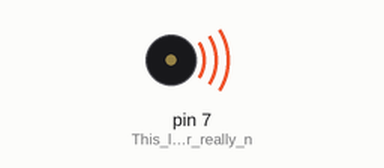
Bench run of a sketch on a simulated Arduino Uno, built with avr-gcc and run on an emulated ATmega328P. Shown: buzzer (waves = sounding).

Above: at 0.5 s.
Timing chart, 0 to 19.5 s (numbered marks = the images above):
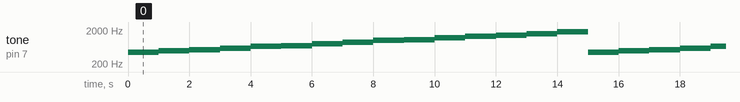

The sketch:

lab6.ino
```cpp
void setup() {

pinMode(7, OUTPUT); // This line is nor really necessary for the program to function, you can experiment by removing this line ad running the code

}

void loop() {

// the tone function takes three parameters (the pin number, the tone frequency, the number of seconds to sound)

tone(7, 440, 2000); //A

delay(1000);

tone(7, 494, 2000); //B

delay(1000);

tone(7, 523, 2000); //C

delay(1000);

tone(7, 587, 2000); //D

delay(1000);

tone(7, 659, 2000); //E

delay(1000);

tone(7, 698, 2000); //F

delay(1000);

tone(7, 784, 2000); //G

delay(1000);

tone(7, 880, 2000); //A

delay(1000);

//Playing the melodies an octave higher

tone(7, 494*2, 2000);

delay(1000);

tone(7, 523*2, 2000);

delay(1000);

tone(7, 587*2, 2000);

delay(1000);

tone(7, 659*2, 2000);

delay(1000);

tone(7, 698*2, 2000);

delay(1000);

tone(7, 784*2, 2000);

delay(1000);

tone(7, 880*2, 2000);

delay(1000);

//You can use the notone() function instead of the delay()

}
```

Measured:
- by itself, tone on pin 7 (This_line_is_nor_really_n): repeats every 15.0 s: 494 Hz 1.0 s, 523 Hz 1.0 s, 587 Hz 1.0 s, 659 Hz 1.0 s, 698 Hz 1.0 s, 784 Hz 1.0 s, 880 Hz 1.0 s, 988 Hz 1.0 s, 1046 Hz 1.0 s, 1174 Hz 1.0 s, 1318 Hz 1.0 s, 1396 Hz 1.0 s, 1568 Hz 1.0 s, 1760 Hz 1.0 s, 440 Hz 1.0 s
